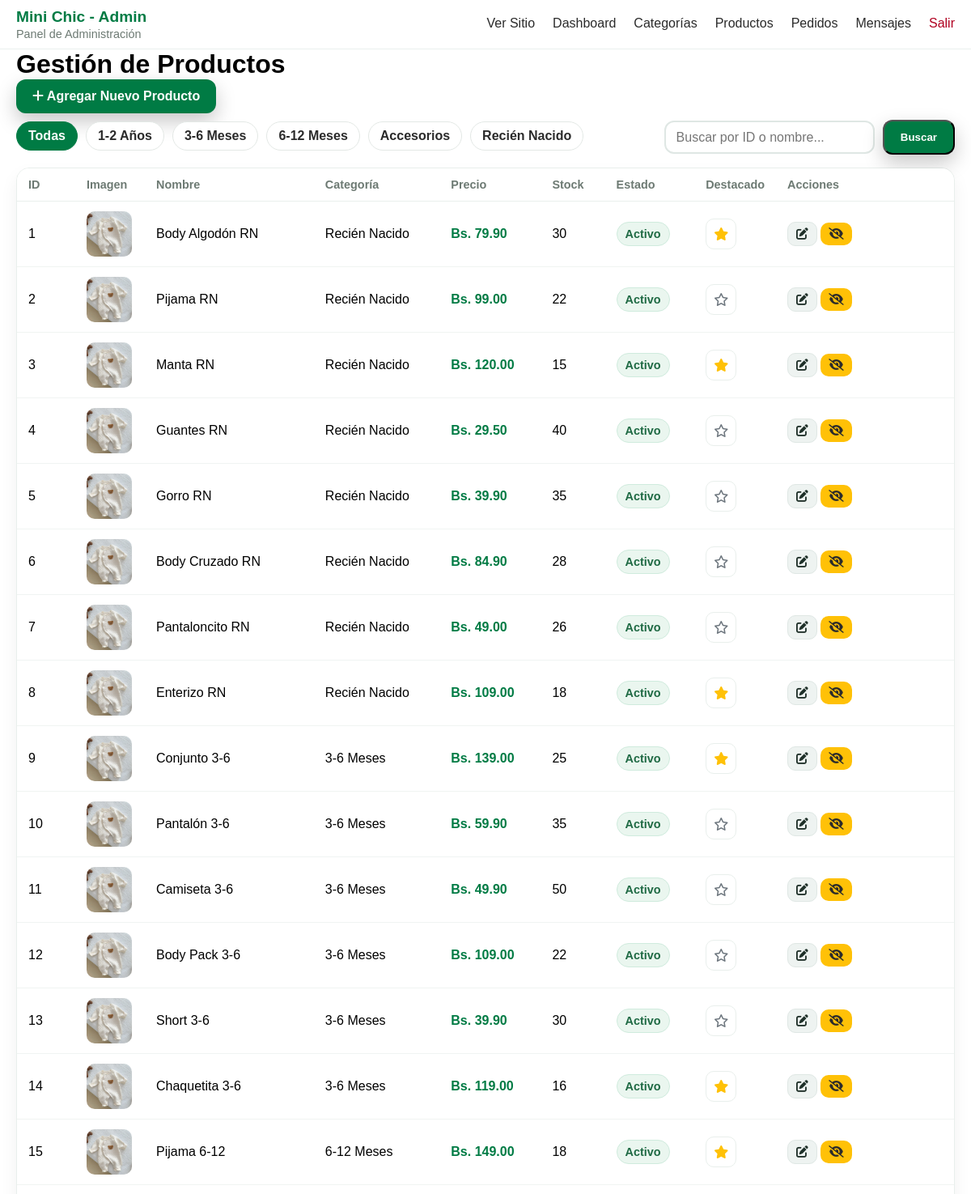
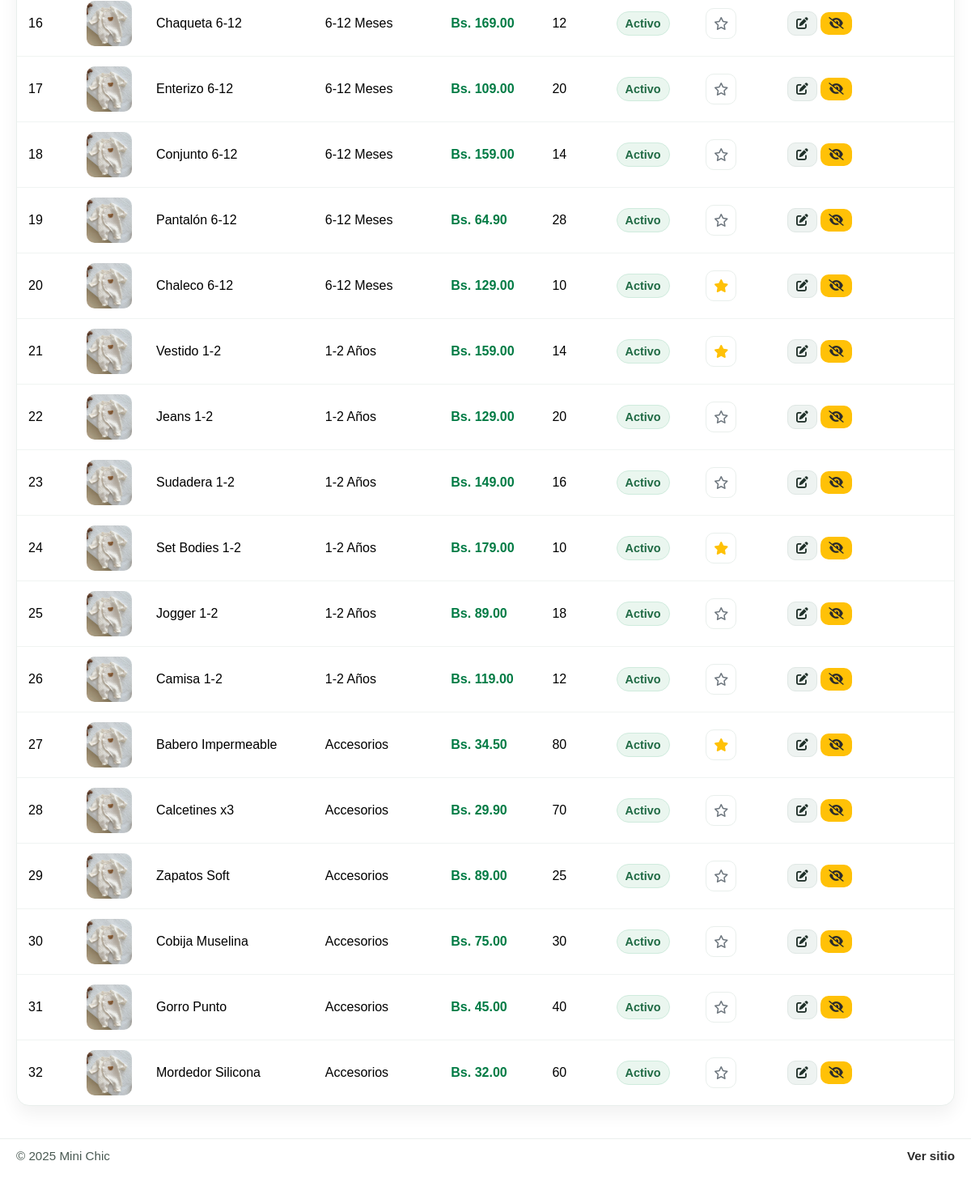
The page /admin/productos.php (signed in) on the database its author committed (2 pictures, top to bottom).
### tables this page shows
CREATE TABLE categorias (
    id INT AUTO_INCREMENT PRIMARY KEY,
    nombre VARCHAR(50) NOT NULL,
    descripcion TEXT
);

CREATE TABLE productos (
    id INT AUTO_INCREMENT PRIMARY KEY,
    nombre VARCHAR(100) NOT NULL,
    descripcion TEXT NOT NULL,
    precio DECIMAL(10,2) NOT NULL,
    categoria_id INT,
    imagen VARCHAR(255),
    stock INT DEFAULT 0,
    activo BOOLEAN DEFAULT TRUE,
    destacado BOOLEAN DEFAULT FALSE,   
    fecha_creacion TIMESTAMP DEFAULT CURRENT_TIMESTAMP,
    FOREIGN KEY (categoria_id) REFERENCES categorias(id)
);

### includes/functions.php (called while the page is built, shortened)
<?php
function formatPrice($price) {
    return 'Bs. ' . number_format($price, 2);
}
?>

### admin/productos.php (the view, shortened to what this page needs)
 <?php
  require_once '../config/database.php';
  require_once '../includes/functions.php';
  $filtro_categoria = $_GET['filtro_categoria'] ?? 'todos';
  $buscar = $_GET['buscar'] ?? '';
  $stmt_cat = $pdo->query("SELECT * FROM categorias ORDER BY nombre");
  $categorias = $stmt_cat->fetchAll();
  $params = [];
  $sql_where = '';
  $sql = "SELECT p.*, c.nombre as categoria_nombre
          FROM productos p
          LEFT JOIN categorias c ON p.categoria_id = c.id
          {$sql_where}
          ORDER BY p.fecha_creacion DESC";
  $stmt = $pdo->prepare($sql);
  $stmt->execute($params);
  $productos = $stmt->fetchAll();
  include 'includes/admin_header.php';
  ?>
<link rel="stylesheet" href="styles/productos.css">
  <main class="container">
      <h1>Gestión de Productos</h1>
      <a href="agregar_producto.php" class="btn btn-primary mb-3">
          <i class="fas fa-plus"></i> Agregar Nuevo Producto
      </a>
      <div class="filters-bar">
          <div class="filters">
              <a href="?filtro_categoria=todos&buscar=<?php echo htmlspecialchars($buscar); ?>"
                 class="filter-btn <?php echo ($filtro_categoria == 'todos') ? 'active' : ''; ?>">Todas</a>
              <?php foreach ($categorias as $categoria): ?>
                  <a href="?filtro_categoria=<?php echo $categoria['id']; ?>&buscar=<?php echo htmlspecialchars($buscar); ?>"
                     class="filter-btn <?php echo ($filtro_categoria == $categoria['id']) ? 'active' : ''; ?>">
                      <?php echo htmlspecialchars($categoria['nombre']); ?>
                  </a>
              <?php endforeach; ?>
          </div>
          <div class="search-form">
              <form action="" method="GET">
                  <input type="text" name="buscar" placeholder="Buscar por ID o nombre..." value="<?php echo
  htmlspecialchars($buscar); ?>">
                  <button type="submit" class="btn btn-primary">Buscar</button>
              </form>
          </div>
      </div>
      <div class="table-responsive">
          <table class="table">
              <thead>
                  <tr>
                      <th>ID</th>
                      <th>Imagen</th>
                      <th>Nombre</th>
                      <th>Categoría</th>
                      <th>Precio</th>
                      <th>Stock</th>
                      <th>Estado</th>
                      <th>Destacado</th>
                      <th>Acciones</th>
                  </tr>
              </thead>
              <tbody>
                  <?php if (empty($productos)): ?>
                      <tr>
                          <td colspan="9" style="text-align: center;">No se encontraron productos que coincidan con los criterios de
  búsqueda.</td>
                      </tr>
                  <?php else: ?>
                      <?php foreach ($productos as $producto): ?>
                          <tr class="<?php echo $producto['activo'] ? '' : 'inactive-row'; ?>">
                              <td><?php echo $producto['id']; ?></td>
                              <td>
                                  <img src="/proyecto-01/public/<?php echo htmlspecialchars($producto['imagen']); ?>" alt="<?php echo
  htmlspecialchars($producto['nombre']); ?>" width="50">
                              </td>
                              <td><?php echo htmlspecialchars($producto['nombre']); ?></td>
                              <td><?php echo htmlspecialchars($producto['categoria_nombre']); ?></td>
                              <td><?php echo formatPrice($producto['precio']); ?></td>
                              <td><?php echo $producto['stock']; ?></td>
                              <td>
                                  <span class="badge badge-<?php echo $producto['activo'] ? 'activo' : 'inactivo'; ?>">
                                      <?php echo $producto['activo'] ? 'Activo' : 'Inactivo'; ?>
                                  </span>
                              </td>
                              <td>
                                  <a href="productos.php?destacar=1&id=<?php echo $producto['id']; ?>" class="btn-destacar">
                                      <?php if ($producto['destacado']): ?>
                                          <i class="fas fa-star" style="color: #ffc107;"></i>
                                      <?php else: ?>
                                          <i class="far fa-star" style="color: #6c757d;"></i>
                                      <?php endif; ?>
                                  </a>
                              </td>
                              <td>
                                  <a href="editar_producto.php?id=<?php echo $producto['id']; ?>" class="btn btn-sm btn-secondary"
  title="Editar">
                                      <i class="fas fa-edit"></i>
                                  </a>
                                  <?php if ($producto['activo']): ?>
                                      <a href="productos.php?cambiar_estado=1&id=<?php echo $producto['id']; ?>" class="btn btn-sm
  btn-warning" title="Desactivar" onclick="return confirm('¿Estás seguro de que quieres DESACTIVAR este producto? No será visible en la tienda.');">
                                          <i class="fas fa-eye-slash"></i>
                                      </a>
                                  <?php endif; ?>
                              </td>
                          </tr>
                      <?php endforeach; ?>
                  <?php endif; ?>
              </tbody>
          </table>
      </div>
  </main>
  <?php include 'includes/admin_footer.php'; ?>

### assets/css/global.css (style rules this page uses)
* { margin: 0; padding: 0; box-sizing: border-box; font-family: sans-serif; }
.container { max-width: 1300px; margin: 0 auto; padding: 0 20px; }
.btn { display: inline-block; background: #007B44; color: #fff; padding: 12px 20px; border-radius: 12px; font-weight: 700; text-decoration: none; box-shadow: 0 10px 24px rgba(0,0,0,.22); transition: background .2s, box-shadow .2s, transform .05s; }

### admin/styles/productos.css (style rules this page uses)
.filters-bar { display: flex; align-items: center; justify-content: space-between; gap: 14px; flex-wrap: wrap; margin: 8px 0 16px; }
.filters { display: flex; gap: 10px; flex-wrap: wrap; overflow-x: auto; padding-bottom: 4px; }
.filter-btn { display: inline-block; padding: 8px 14px; border-radius: 999px; font-weight: 600; text-decoration: none; border: 1px solid #E3E8E5; color: #2b2b2b; background: #fff; transition: background .2s, color .2s, border-color .2s, box-shadow .2s; white-space: nowrap; }
.filter-btn.active { background: #007B44; color: #fff; border-color: #007B44; }
.search-form form { display: flex; align-items: center; gap: 10px; flex-wrap: wrap; }
.search-form input[type="text"] { min-width: 260px; padding: .6rem .8rem; border: 2px solid #DFE7E4; border-radius: 12px; background: #fff; font-size: 1rem; transition: border-color .15s, box-shadow .15s; }
.table-responsive { background: #fff; border: 1px solid #E9EFEC; border-radius: 16px; box-shadow: 0 10px 22px rgba(0,0,0,.06); overflow: hidden; overflow-x: auto; }
.table { width: 100%; border-collapse: separate; border-spacing: 0; }
.table thead th { position: sticky; top: 0; z-index: 1; background: #fff; padding: 12px 14px; font-size: .9rem; color: #6d7a73; text-align: left; border-bottom: 1px solid #E9EFEC; }
.table tbody td { padding: 12px 14px; vertical-align: middle; border-bottom: 1px solid #F0F4F2; }
.table tbody tr:last-child td { border-bottom: 0; }
.table th:nth-child(1), .table td:nth-child(1) { width: 72px; }
.table th:nth-child(2), .table td:nth-child(2) { width: 86px; }
.table th:nth-child(8), .table td:nth-child(8) { width: 92px; }
.table th:nth-child(9), .table td:nth-child(9) { width: 220px; }
.table td img { width: 56px; height: 56px; object-fit: cover; border-radius: 10px; display: block; }
.table td:nth-child(5) { color: #007B44; font-weight: 700; }
.badge { display: inline-block; padding: 6px 10px; border-radius: 999px; font-weight: 700; font-size: .9rem; border: 1px solid transparent; white-space: nowrap; }
.badge-activo { background: #EAF6EF; color: #1f6a44; border-color: #CFEBDD; }
.btn-destacar { display: inline-flex; align-items: center; justify-content: center; width: 38px; height: 38px; border-radius: 10px; border: 1px solid #E9EFEC; background: #fff; text-decoration: none; transition: transform .08s, border-color .15s, box-shadow .15s; }
.btn-destacar .fas.fa-star { color:#ffc107; }
.btn-destacar .far.fa-star { color:#6c757d; }
.btn-sm { padding: 6px 10px; border-radius: 10px; font-size: .92rem; }
.btn-secondary { background:#EEF3F1; color:#1f3029; border:1px solid #DFE7E4; box-shadow:none; }
.btn-warning { background:#FFC107; color:#2b2b2b; border:0; box-shadow:none; }

### rows shown on the page
categorias: nombre "1-2 Años"
categorias: nombre "3-6 Meses"
categorias: nombre "6-12 Meses"
categorias: nombre "Accesorios"
categorias: nombre "Recién Nacido"
productos: id "1", nombre "Body Algodón RN", categoria.nombre "Recién Nacido", precio "Bs. 79.90", stock "30", activo "Activo", destacado 1 (drawn)
productos: id "2", nombre "Pijama RN", categoria.nombre "Recién Nacido", precio "Bs. 99.00", stock "22", activo "Activo", destacado 0 (drawn)
productos: id "3", nombre "Manta RN", categoria.nombre "Recién Nacido", precio "Bs. 120.00", stock "15", activo "Activo", destacado 1 (drawn)
productos: id "4", nombre "Guantes RN", categoria.nombre "Recién Nacido", precio "Bs. 29.50", stock "40", activo "Activo", destacado 0 (drawn)
productos: id "5", nombre "Gorro RN", categoria.nombre "Recién Nacido", precio "Bs. 39.90", stock "35", activo "Activo", destacado 0 (drawn)
productos: id "6", nombre "Body Cruzado RN", categoria.nombre "Recién Nacido", precio "Bs. 84.90", stock "28", activo "Activo", destacado 0 (drawn)
productos: id "7", nombre "Pantaloncito RN", categoria.nombre "Recién Nacido", precio "Bs. 49.00", stock "26", activo "Activo", destacado 0 (drawn)
productos: id "8", nombre "Enterizo RN", categoria.nombre "Recién Nacido", precio "Bs. 109.00", stock "18", activo "Activo", destacado 1 (drawn)
productos: id "9", nombre "Conjunto 3-6", categoria.nombre "3-6 Meses", precio "Bs. 139.00", stock "25", activo "Activo", destacado 1 (drawn)
productos: id "10", nombre "Pantalón 3-6", categoria.nombre "3-6 Meses", precio "Bs. 59.90", stock "35", activo "Activo", destacado 0 (drawn)
productos: id "11", nombre "Camiseta 3-6", categoria.nombre "3-6 Meses", precio "Bs. 49.90", stock "50", activo "Activo", destacado 0 (drawn)
productos: id "12", nombre "Body Pack 3-6", categoria.nombre "3-6 Meses", precio "Bs. 109.00", stock "22", activo "Activo", destacado 0 (drawn)
productos: id "13", nombre "Short 3-6", categoria.nombre "3-6 Meses", precio "Bs. 39.90", stock "30", activo "Activo", destacado 0 (drawn)
productos: id "14", nombre "Chaquetita 3-6", categoria.nombre "3-6 Meses", precio "Bs. 119.00", stock "16", activo "Activo", destacado 1 (drawn)
productos: id "15", nombre "Pijama 6-12", categoria.nombre "6-12 Meses", precio "Bs. 149.00", stock "18", activo "Activo", destacado 1 (drawn)
productos: id "16", nombre "Chaqueta 6-12", categoria.nombre "6-12 Meses", precio "Bs. 169.00", stock "12", activo "Activo", destacado 0 (drawn)
productos: id "17", nombre "Enterizo 6-12", categoria.nombre "6-12 Meses", precio "Bs. 109.00", stock "20", activo "Activo", destacado 0 (drawn)
productos: id "18", nombre "Conjunto 6-12", categoria.nombre "6-12 Meses", precio "Bs. 159.00", stock "14", activo "Activo", destacado 0 (drawn)
productos: id "19", nombre "Pantalón 6-12", categoria.nombre "6-12 Meses", precio "Bs. 64.90", stock "28", activo "Activo", destacado 0 (drawn)
productos: id "20", nombre "Chaleco 6-12", categoria.nombre "6-12 Meses", precio "Bs. 129.00", stock "10", activo "Activo", destacado 1 (drawn)
productos: id "21", nombre "Vestido 1-2", categoria.nombre "1-2 Años", precio "Bs. 159.00", stock "14", activo "Activo", destacado 1 (drawn)
productos: id "22", nombre "Jeans 1-2", categoria.nombre "1-2 Años", precio "Bs. 129.00", stock "20", activo "Activo", destacado 0 (drawn)
productos: id "23", nombre "Sudadera 1-2", categoria.nombre "1-2 Años", precio "Bs. 149.00", stock "16", activo "Activo", destacado 0 (drawn)
productos: id "24", nombre "Set Bodies 1-2", categoria.nombre "1-2 Años", precio "Bs. 179.00", stock "10", activo "Activo", destacado 1 (drawn)
productos: id "25", nombre "Jogger 1-2", categoria.nombre "1-2 Años", precio "Bs. 89.00", stock "18", activo "Activo", destacado 0 (drawn)
productos: id "26", nombre "Camisa 1-2", categoria.nombre "1-2 Años", precio "Bs. 119.00", stock "12", activo "Activo", destacado 0 (drawn)
productos: id "27", nombre "Babero Impermeable", categoria.nombre "Accesorios", precio "Bs. 34.50", stock "80", activo "Activo", destacado 1 (drawn)
productos: id "28", nombre "Calcetines x3", categoria.nombre "Accesorios", precio "Bs. 29.90", stock "70", activo "Activo", destacado 0 (drawn)
productos: id "29", nombre "Zapatos Soft", categoria.nombre "Accesorios", precio "Bs. 89.00", stock "25", activo "Activo", destacado 0 (drawn)
productos: id "30", nombre "Cobija Muselina", categoria.nombre "Accesorios", precio "Bs. 75.00", stock "30", activo "Activo", destacado 0 (drawn)
productos: id "31", nombre "Gorro Punto", categoria.nombre "Accesorios", precio "Bs. 45.00", stock "40", activo "Activo", destacado 0 (drawn)
productos: id "32", nombre "Mordedor Silicona", categoria.nombre "Accesorios", precio "Bs. 32.00", stock "60", activo "Activo", destacado 0 (drawn)
